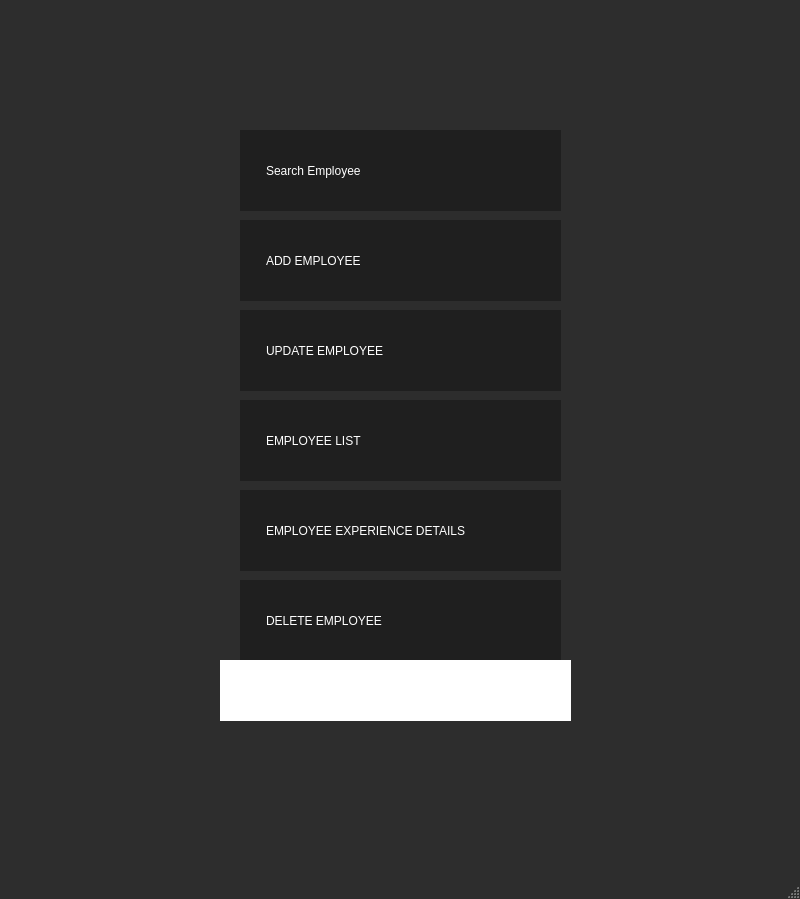
<?xml version="1.0" encoding="UTF-8"?>
<ui version="4.0">
 <class>MainWindow</class>
 <widget class="QMainWindow" name="MainWindow">
  <property name="geometry">
   <rect>
    <x>0</x>
    <y>0</y>
    <width>800</width>
    <height>899</height>
   </rect>
  </property>
  <property name="minimumSize">
   <size>
    <width>720</width>
    <height>480</height>
   </size>
  </property>
  <property name="windowTitle">
   <string>MainWindow</string>
  </property>
  <property name="styleSheet">
   <string notr="true">#MainWindow
{
	background:#2D2D2D;
}</string>
  </property>
  <widget class="QWidget" name="centralwidget">
   <widget class="QLabel" name="label">
    <property name="geometry">
     <rect>
      <x>0</x>
      <y>-30</y>
      <width>871</width>
      <height>861</height>
     </rect>
    </property>
    <property name="text">
     <string/>
    </property>
    <property name="pixmap">
     <pixmap resource="Images.qrc">:/Assets/mainmenu.jpg</pixmap>
    </property>
   </widget>
   <widget class="QPushButton" name="SearchButton">
    <property name="geometry">
     <rect>
      <x>240</x>
      <y>400</y>
      <width>321</width>
      <height>81</height>
     </rect>
    </property>
    <property name="styleSheet">
     <string notr="true">#SearchButton
{
	text-align:left;
	padding-left:26px;
	border:none;	
	color:white;	
	background:#1F1F1F;
}
#SearchButton:hover
{
	text-align:left;
	padding-left:26px;
	border:none;	
	color:white;	
	background:#333;
}</string>
    </property>
    <property name="text">
     <string>EMPLOYEE LIST</string>
    </property>
    <property name="icon">
     <iconset resource="Images.qrc">
      <normaloff>:/Assets/icons8_Find_User_Male_50px.png</normaloff>:/Assets/icons8_Find_User_Male_50px.png</iconset>
    </property>
    <property name="iconSize">
     <size>
      <width>32</width>
      <height>32</height>
     </size>
    </property>
   </widget>
   <widget class="QPushButton" name="AddButton">
    <property name="geometry">
     <rect>
      <x>240</x>
      <y>220</y>
      <width>321</width>
      <height>81</height>
     </rect>
    </property>
    <property name="styleSheet">
     <string notr="true">#AddButton
{
	text-align:left;
	padding-left:26px;
	border:none;	
	color:white;	
	background:#1F1F1F;
}
#AddButton:hover
{
	text-align:left;
	padding-left:26px;
	border:none;	
	color:white;	
	background:#333;
}</string>
    </property>
    <property name="text">
     <string>ADD EMPLOYEE</string>
    </property>
    <property name="icon">
     <iconset resource="Images.qrc">
      <normaloff>:/Assets/icons8_Add_User_Male_50px.png</normaloff>:/Assets/icons8_Add_User_Male_50px.png</iconset>
    </property>
    <property name="iconSize">
     <size>
      <width>32</width>
      <height>32</height>
     </size>
    </property>
   </widget>
   <widget class="QPushButton" name="UpButton">
    <property name="geometry">
     <rect>
      <x>240</x>
      <y>310</y>
      <width>321</width>
      <height>81</height>
     </rect>
    </property>
    <property name="styleSheet">
     <string notr="true">#UpButton
{
	text-align:left;
	padding-left:26px;
	border:none;	
	color:white;	
	background:#1F1F1F;
}
#UpButton:hover
{
	text-align:left;
	padding-left:26px;
	border:none;	
	color:white;	
	background:#333;
}</string>
    </property>
    <property name="text">
     <string>UPDATE EMPLOYEE</string>
    </property>
    <property name="icon">
     <iconset resource="Images.qrc">
      <normaloff>:/Assets/icons8_Registration_50px.png</normaloff>:/Assets/icons8_Registration_50px.png</iconset>
    </property>
    <property name="iconSize">
     <size>
      <width>32</width>
      <height>32</height>
     </size>
    </property>
   </widget>
   <widget class="QPushButton" name="DelButton">
    <property name="geometry">
     <rect>
      <x>240</x>
      <y>580</y>
      <width>321</width>
      <height>81</height>
     </rect>
    </property>
    <property name="styleSheet">
     <string notr="true">#DelButton
{
	text-align:left;
	padding-left:26px;
	border:none;	
	color:white;	
	background:#1F1F1F;
}
#DelButton:hover
{
	text-align:left;
	padding-left:26px;
	border:none;	
	color:white;	
	background:#333;
}</string>
    </property>
    <property name="text">
     <string>DELETE EMPLOYEE</string>
    </property>
    <property name="icon">
     <iconset resource="Images.qrc">
      <normaloff>:/Assets/icons8_Remove_User_Male_50px.png</normaloff>:/Assets/icons8_Remove_User_Male_50px.png</iconset>
    </property>
    <property name="iconSize">
     <size>
      <width>32</width>
      <height>32</height>
     </size>
    </property>
   </widget>
   <widget class="QLabel" name="connectionLabel">
    <property name="geometry">
     <rect>
      <x>220</x>
      <y>660</y>
      <width>351</width>
      <height>61</height>
     </rect>
    </property>
    <property name="styleSheet">
     <string notr="true">#connectionLabel
{
	background:white;
	color:black;
	border:none;
	padding-left:6px;
}</string>
    </property>
    <property name="text">
     <string/>
    </property>
   </widget>
   <widget class="QPushButton" name="Seach">
    <property name="geometry">
     <rect>
      <x>240</x>
      <y>130</y>
      <width>321</width>
      <height>81</height>
     </rect>
    </property>
    <property name="styleSheet">
     <string notr="true">#Seach
{
	text-align:left;
	padding-left:26px;
	border:none;	
	color:white;	
	background:#1F1F1F;
}
#Seach:hover
{
	text-align:left;
	padding-left:26px;
	border:none;	
	color:white;	
	background:#333;
}</string>
    </property>
    <property name="text">
     <string>Search Employee</string>
    </property>
    <property name="icon">
     <iconset resource="Images.qrc">
      <normaloff>:/Assets/icons8_Find_User_Male_50px.png</normaloff>:/Assets/icons8_Find_User_Male_50px.png</iconset>
    </property>
    <property name="iconSize">
     <size>
      <width>32</width>
      <height>32</height>
     </size>
    </property>
   </widget>
   <widget class="QPushButton" name="Exp">
    <property name="geometry">
     <rect>
      <x>240</x>
      <y>490</y>
      <width>321</width>
      <height>81</height>
     </rect>
    </property>
    <property name="styleSheet">
     <string notr="true">#Exp
{
	text-align:left;
	padding-left:26px;
	border:none;	
	color:white;	
	background:#1F1F1F;
}
#Exp:hover
{
	text-align:left;
	padding-left:26px;
	border:none;	
	color:white;	
	background:#333;
}</string>
    </property>
    <property name="text">
     <string>EMPLOYEE EXPERIENCE DETAILS</string>
    </property>
    <property name="icon">
     <iconset resource="Images.qrc">
      <normaloff>:/Assets/icons8_Money_50px_1.png</normaloff>:/Assets/icons8_Money_50px_1.png</iconset>
    </property>
    <property name="iconSize">
     <size>
      <width>32</width>
      <height>32</height>
     </size>
    </property>
   </widget>
   <widget class="QLabel" name="label_2">
    <property name="geometry">
     <rect>
      <x>240</x>
      <y>10</y>
      <width>321</width>
      <height>121</height>
     </rect>
    </property>
    <property name="text">
     <string/>
    </property>
    <property name="pixmap">
     <pixmap resource="Images.qrc">:/Assets/images.png</pixmap>
    </property>
   </widget>
  </widget>
  <widget class="QMenuBar" name="menubar">
   <property name="geometry">
    <rect>
     <x>0</x>
     <y>0</y>
     <width>800</width>
     <height>21</height>
    </rect>
   </property>
  </widget>
  <widget class="QStatusBar" name="statusbar"/>
 </widget>
 <resources>
  <include location="Images.qrc"/>
 </resources>
 <connections/>
</ui>
